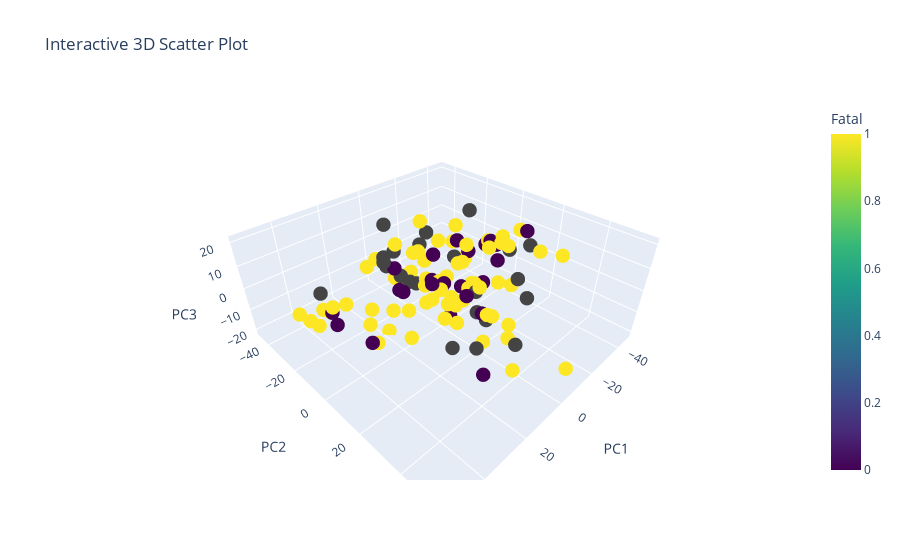

The notebook cell this image was saved under:
### Code cell
data = pd.concat([X_train , y_train.astype('int')] , axis = 1)
import plotly.graph_objects as go

# Create the 3D scatter plot
fig = go.Figure(data=[go.Scatter3d(
    x=data['PC1'],  # X axis
    y=data['PC2'],  # Y axis
    z=data['PC3'],  # Z axis
    mode='markers',
    marker=dict(
        size=5,
        color=data['Fatal'],  # Set color to 'Fatal' column
        colorscale='Viridis',  # Color scale
        colorbar=dict(title='Fatal'),  # Color bar label
    )
)])

# Update the layout to add axis labels
fig.update_layout(
    scene=dict(
        xaxis_title='PC1',
        yaxis_title='PC2',
        zaxis_title='PC3'
    ),
    title="Interactive 3D Scatter Plot",
)

# Show the interactive plot
fig.show()

### Figure 1 — Plotly figure (JSON) as saved in the notebook; plotly's stock layout.template omitted (floating-point values rounded to 4 significant figures; data arrays with more than 128 entries replaced by an {"elided": "..."} marker saying what was removed)
{"data": [{"marker": {"color": {"elided": "142 int values"}, "colorbar": {"title": {"text": "Fatal"}}, "colorscale": [[0, "#440154"], [0.1111, "#482878"], [0.2222, "#3e4989"], [0.3333, "#31688e"], [0.4444, "#26828e"], [0.5556, "#1f9e89"], [0.6667, "#35b779"], [0.7778, "#6ece58"], [0.8889, "#b5de2b"], [1, "#fde725"]], "size": 5}, "mode": "markers", "type": "scatter3d", "x": {"elided": "142 float values"}, "y": {"elided": "142 float values"}, "z": {"elided": "142 float values"}}], "layout": {"scene": {"xaxis": {"title": {"text": "PC1"}}, "yaxis": {"title": {"text": "PC2"}}, "zaxis": {"title": {"text": "PC3"}}}, "title": {"text": "Interactive 3D Scatter Plot"}}}
